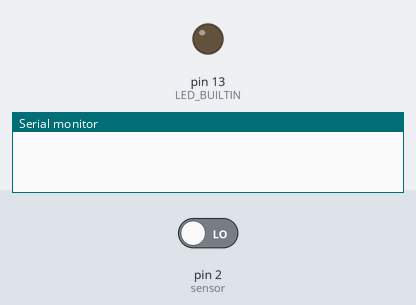
Bench run of a sketch on a simulated Arduino Uno, built with avr-gcc and run on an emulated ATmega328P. Parts: output pins drawn as LEDs (lit = HIGH), the last lines printed to the serial monitor. Inputs (shaded band) come from the test bench; at power-on: pin 2 (sensor) LOW.

Above: at 1.2 s.
1.3 s: pin 2 (sensor) driven HIGH
At 1.7 s:
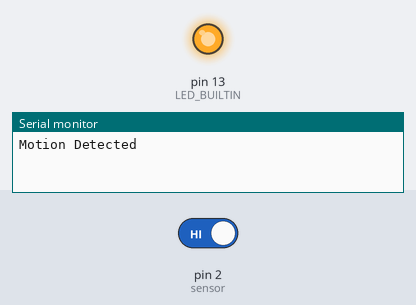
2.9 s: pin 2 (sensor) driven LOW
At 4.0 s:
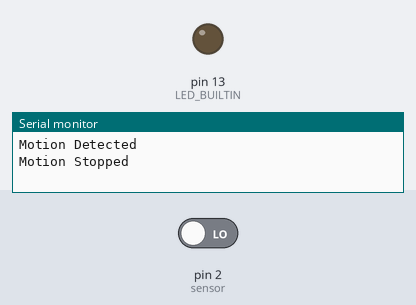
Timing chart, 0 to 5.9 s (numbered marks = the images above; inputs shaded):
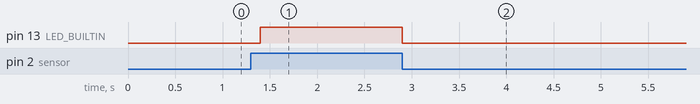

The sketch:

incredible_kup1.ino
```cpp
// C++ code
//

int sensor=2;
int state=LOW;
  int val=0;
void setup()
{
  pinMode(LED_BUILTIN, OUTPUT);
  pinMode(sensor,INPUT);
  Serial.begin(9600);

}

void loop()
{
  val=digitalRead(sensor);
  if(val==HIGH)
  {
     digitalWrite(LED_BUILTIN, HIGH);
    delay(100);


   if(state==LOW)
  {
     Serial.println("Motion Detected");
     state=HIGH;
   }


  }

  else
  {
     digitalWrite(LED_BUILTIN, LOW);
    delay(200);

     if(state==HIGH)
  {
     Serial.println("Motion Stopped");
        state= LOW;
  }


  }

}
```

Measured:
- after the input at 1.3 s, pin 13 (LED_BUILTIN): LOW → HIGH after 0.10 s
- after the input at 2.9 s, pin 13 (LED_BUILTIN): HIGH → LOW at once
